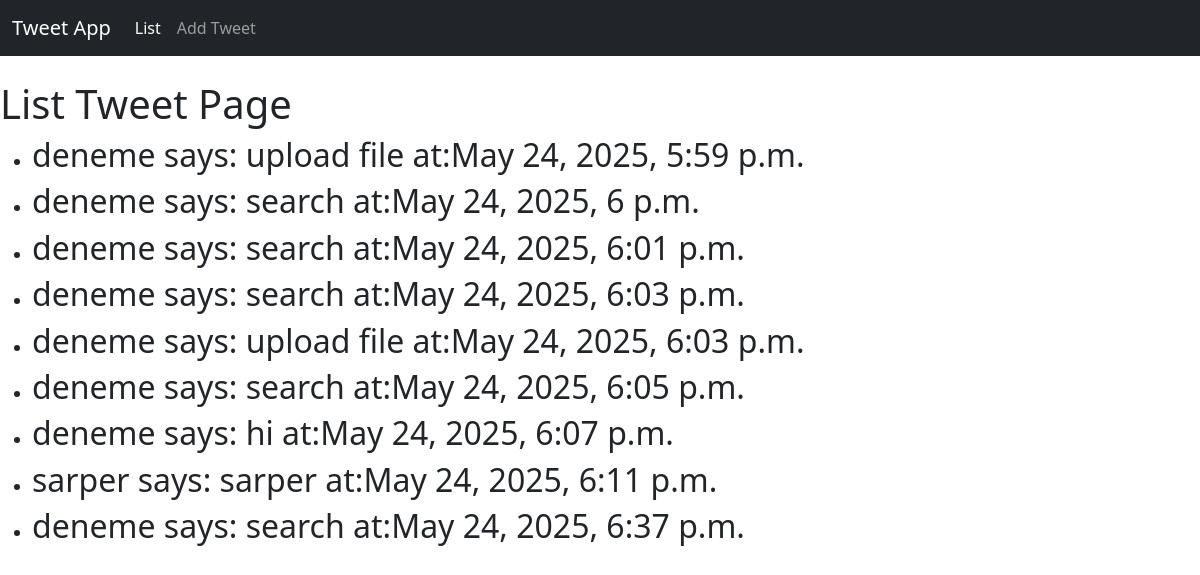
/tweetapp/, run on an earlier commit of the app's database.
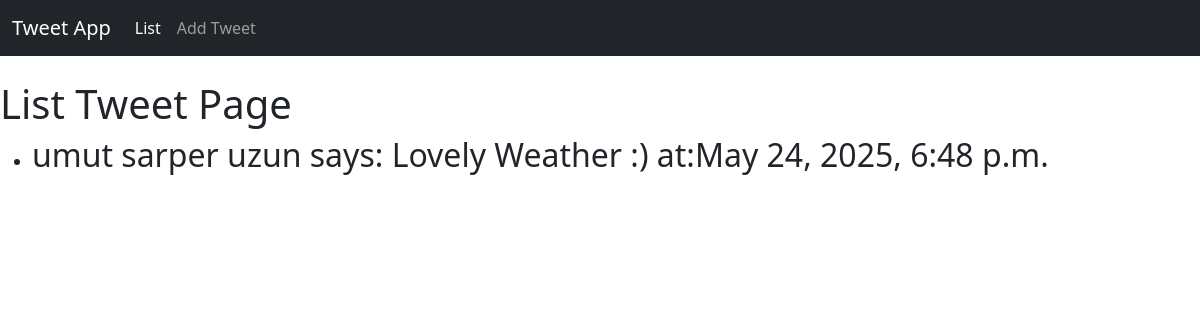
And on a later commit of the database.
### tweetapp/models.py (models this page shows, shortened)
class Tweet(models.Model):
    nickname= models.CharField(max_length=50)
    message=models.CharField(max_length=50)
    created_at = models.DateTimeField(auto_now_add=True)

### tweetapp/views.py (the view)
# urls.py: path("",views.list_tweet,name="list_tweet"), #sarperuzun.com/tweetapp/
def list_tweet(request):
    all_tweets= models.Tweet.objects.all()
    tweet_dict = {"Tweets": all_tweets}
    return render(request,"tweetapp/list_tweet.html",context=tweet_dict)

### tweetapp/templates/tweetapp/list_tweet.html
{% extends "base.html" %}
{% block content%}
<h1>List Tweet Page</h1>
<ul>
    {% for tweet in Tweets %}
    <li><h2>{{tweet.nickname}} says: {{tweet.message}}  at:{{tweet.created_at}}</h2></li>
    {% endfor %}
</ul>
{% endblock %}

### templates/base.html (shortened to what this page needs)
<html lang="en">
  <head>
    <link
      href="https://cdn.jsdelivr.net/npm/bootstrap@5.3.6/dist/css/bootstrap.min.css"
      rel="stylesheet"
    />
  </head>
  <body>
    <nav class="navbar navbar-expand-md navbar-dark bg-dark mb-4">
      <div class="container-fluid">
        <a class="navbar-brand" href="{% url 'tweetapp:list_tweet' %}">Tweet App</a>
        <div class="collapse navbar-collapse" id="navbarCollapse">
          <ul class="navbar-nav me-auto mb-2 mb-md-0">
            <li class="nav-item">
              <a class="nav-link active" aria-current="page" href="{% url 'tweetapp:list_tweet' %}">List</a>
            </li>
            <li class="nav-item"><a class="nav-link" href="{% url 'tweetapp:add_tweet' %}">Add Tweet</a></li>
          </ul>
        </div>
      </div>
    </nav>
    {% block content%}
    {% endblock %}
  </body>
</html>

What changed in the data, as far as the page shows it:
removed Tweet: nickname "deneme", message "upload file", created_at "May 24, 2025, 5:59 p.m."
removed Tweet: nickname "deneme", message "search", created_at "May 24, 2025, 6 p.m."
removed Tweet: nickname "deneme", message "search", created_at "May 24, 2025, 6:01 p.m."
removed Tweet: nickname "deneme", message "search", created_at "May 24, 2025, 6:03 p.m."
removed Tweet: nickname "deneme", message "upload file", created_at "May 24, 2025, 6:03 p.m."
removed Tweet: nickname "deneme", message "search", created_at "May 24, 2025, 6:05 p.m."
removed Tweet: nickname "deneme", message "hi", created_at "May 24, 2025, 6:07 p.m."
removed Tweet: nickname "sarper", message "sarper", created_at "May 24, 2025, 6:11 p.m."
removed Tweet: nickname "deneme", message "search", created_at "May 24, 2025, 6:37 p.m."
added Tweet: nickname "umut sarper uzun", message "Lovely Weather :)", created_at "May 24, 2025, 6:48 p.m."
